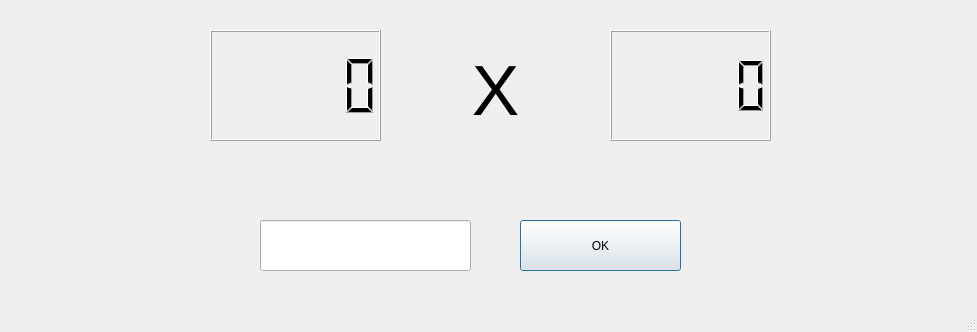
<?xml version="1.0" encoding="UTF-8"?>
<ui version="4.0">
 <class>BastardSnooze</class>
 <widget class="QMainWindow" name="BastardSnooze">
  <property name="geometry">
   <rect>
    <x>0</x>
    <y>0</y>
    <width>977</width>
    <height>332</height>
   </rect>
  </property>
  <property name="focusPolicy">
   <enum>Qt::FocusPolicy::StrongFocus</enum>
  </property>
  <property name="windowTitle">
   <string>Bastard Snooze</string>
  </property>
  <widget class="QWidget" name="centralwidget">
   <widget class="QLCDNumber" name="num1">
    <property name="geometry">
     <rect>
      <x>210</x>
      <y>30</y>
      <width>171</width>
      <height>111</height>
     </rect>
    </property>
   </widget>
   <widget class="QLCDNumber" name="num2">
    <property name="geometry">
     <rect>
      <x>610</x>
      <y>30</y>
      <width>161</width>
      <height>111</height>
     </rect>
    </property>
    <property name="segmentStyle">
     <enum>QLCDNumber::SegmentStyle::Filled</enum>
    </property>
   </widget>
   <widget class="QLabel" name="Operator">
    <property name="geometry">
     <rect>
      <x>450</x>
      <y>50</y>
      <width>91</width>
      <height>81</height>
     </rect>
    </property>
    <property name="baseSize">
     <size>
      <width>0</width>
      <height>0</height>
     </size>
    </property>
    <property name="font">
     <font>
      <pointsize>53</pointsize>
     </font>
    </property>
    <property name="text">
     <string>X</string>
    </property>
    <property name="alignment">
     <set>Qt::AlignmentFlag::AlignCenter</set>
    </property>
   </widget>
   <widget class="QPushButton" name="okbtn">
    <property name="geometry">
     <rect>
      <x>520</x>
      <y>220</y>
      <width>161</width>
      <height>51</height>
     </rect>
    </property>
    <property name="text">
     <string>OK</string>
    </property>
    <property name="autoDefault">
     <bool>false</bool>
    </property>
    <property name="default">
     <bool>true</bool>
    </property>
   </widget>
   <widget class="QLineEdit" name="Ans">
    <property name="geometry">
     <rect>
      <x>260</x>
      <y>220</y>
      <width>211</width>
      <height>51</height>
     </rect>
    </property>
    <property name="font">
     <font>
      <pointsize>50</pointsize>
     </font>
    </property>
   </widget>
  </widget>
  <widget class="QMenuBar" name="menubar">
   <property name="geometry">
    <rect>
     <x>0</x>
     <y>0</y>
     <width>977</width>
     <height>26</height>
    </rect>
   </property>
  </widget>
  <widget class="QStatusBar" name="statusbar"/>
 </widget>
 <resources/>
 <connections/>
</ui>
